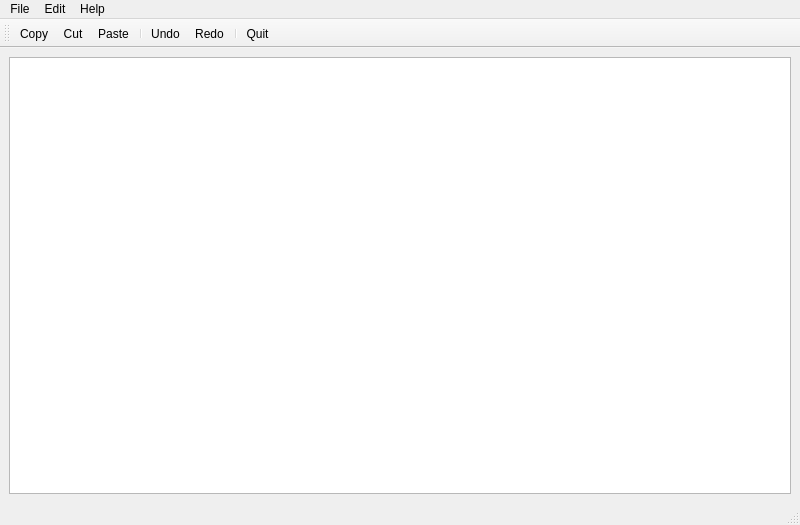
<?xml version="1.0" encoding="UTF-8"?>
<ui version="4.0">
 <class>MainWindow</class>
 <widget class="QMainWindow" name="MainWindow">
  <property name="geometry">
   <rect>
    <x>0</x>
    <y>0</y>
    <width>800</width>
    <height>525</height>
   </rect>
  </property>
  <property name="windowTitle">
   <string>MainWindow</string>
  </property>
  <widget class="QWidget" name="centralwidget">
   <layout class="QHBoxLayout" name="horizontalLayout">
    <item>
     <widget class="QTextEdit" name="textEdit"/>
    </item>
   </layout>
  </widget>
  <widget class="QMenuBar" name="menubar">
   <property name="geometry">
    <rect>
     <x>0</x>
     <y>0</y>
     <width>800</width>
     <height>22</height>
    </rect>
   </property>
   <widget class="QMenu" name="menuFile">
    <property name="title">
     <string>File</string>
    </property>
    <addaction name="actionQuit"/>
   </widget>
   <widget class="QMenu" name="menuEdit">
    <property name="title">
     <string>Edit</string>
    </property>
    <addaction name="actionCopy"/>
    <addaction name="actionCut"/>
    <addaction name="actionPaste"/>
    <addaction name="separator"/>
    <addaction name="actionUndo"/>
    <addaction name="actionRedo"/>
   </widget>
   <widget class="QMenu" name="menuHelp">
    <property name="title">
     <string>Help</string>
    </property>
    <addaction name="actionAbout"/>
    <addaction name="actionAboutQt"/>
   </widget>
   <addaction name="menuFile"/>
   <addaction name="menuEdit"/>
   <addaction name="menuHelp"/>
  </widget>
  <widget class="QStatusBar" name="statusbar"/>
  <widget class="QToolBar" name="toolBar">
   <property name="windowTitle">
    <string>toolBar</string>
   </property>
   <attribute name="toolBarArea">
    <enum>TopToolBarArea</enum>
   </attribute>
   <attribute name="toolBarBreak">
    <bool>false</bool>
   </attribute>
   <addaction name="actionCopy"/>
   <addaction name="actionCut"/>
   <addaction name="actionPaste"/>
   <addaction name="separator"/>
   <addaction name="actionUndo"/>
   <addaction name="actionRedo"/>
   <addaction name="separator"/>
   <addaction name="actionQuit"/>
  </widget>
  <action name="actionQuit">
   <property name="icon">
    <iconset resource="resource.qrc">
     <normaloff>:/images/quitIcon.png</normaloff>:/images/quitIcon.png</iconset>
   </property>
   <property name="text">
    <string>Quit</string>
   </property>
  </action>
  <action name="actionCopy">
   <property name="icon">
    <iconset resource="resource.qrc">
     <normaloff>:/images/copyIcon.png</normaloff>:/images/copyIcon.png</iconset>
   </property>
   <property name="text">
    <string>Copy</string>
   </property>
  </action>
  <action name="actionCut">
   <property name="icon">
    <iconset resource="resource.qrc">
     <normaloff>:/images/cutIcon.png</normaloff>:/images/cutIcon.png</iconset>
   </property>
   <property name="text">
    <string>Cut</string>
   </property>
  </action>
  <action name="actionPaste">
   <property name="icon">
    <iconset resource="resource.qrc">
     <normaloff>:/images/pasteIcon.png</normaloff>:/images/pasteIcon.png</iconset>
   </property>
   <property name="text">
    <string>Paste</string>
   </property>
  </action>
  <action name="actionUndo">
   <property name="icon">
    <iconset resource="resource.qrc">
     <normaloff>:/images/undoIcon.png</normaloff>:/images/undoIcon.png</iconset>
   </property>
   <property name="text">
    <string>Undo</string>
   </property>
  </action>
  <action name="actionRedo">
   <property name="icon">
    <iconset resource="resource.qrc">
     <normaloff>:/images/redoIcon.png</normaloff>:/images/redoIcon.png</iconset>
   </property>
   <property name="text">
    <string>Redo</string>
   </property>
  </action>
  <action name="actionAbout">
   <property name="icon">
    <iconset resource="resource.qrc">
     <normaloff>:/images/aboutIcon.png</normaloff>:/images/aboutIcon.png</iconset>
   </property>
   <property name="text">
    <string>About</string>
   </property>
  </action>
  <action name="actionAboutQt">
   <property name="icon">
    <iconset resource="resource.qrc">
     <normaloff>:/images/aboutQtIcon.png</normaloff>:/images/aboutQtIcon.png</iconset>
   </property>
   <property name="text">
    <string>AboutQt</string>
   </property>
  </action>
 </widget>
 <resources>
  <include location="resource.qrc"/>
 </resources>
 <connections/>
</ui>
